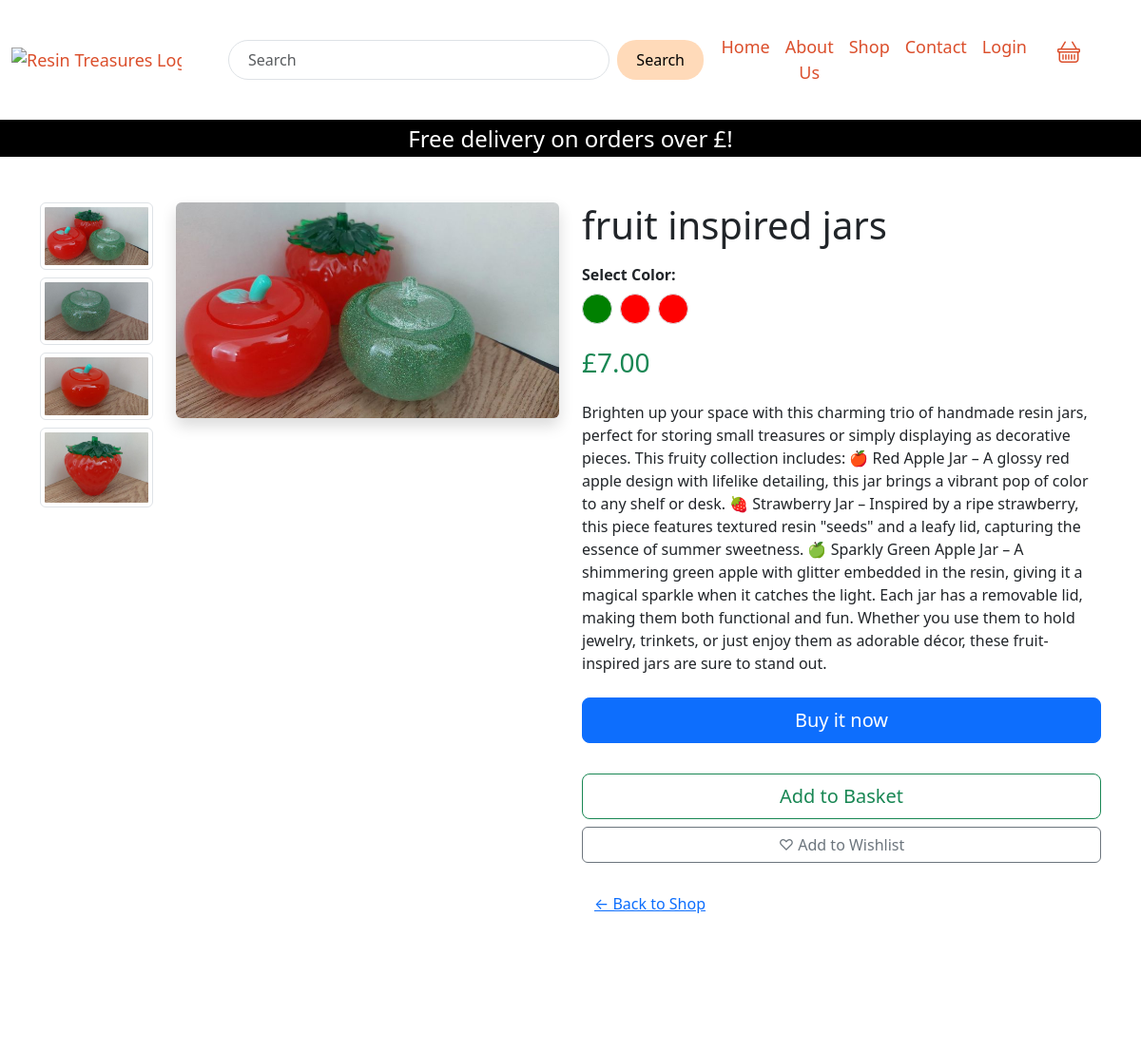
/product/1/, run on the app's committed database.
### store/models.py (models this page shows, shortened)
class ProductVariant(models.Model):
    product = models.ForeignKey(Product, related_name='variants', on_delete=models.CASCADE)
    image = models.ImageField(upload_to='variants/')
    description = models.TextField()
    color = models.CharField(max_length=50, blank=True)
    price = models.DecimalField(max_digits=10, decimal_places=2, default=0.00)
    thumbnail = ImageSpecField(
        source='image',
        processors=[ResizeToFill(250, 250)],
        format='JPG',
        options={'quality': 85}
    )

class Product(models.Model):
    name = models.CharField(max_length=100)
    categories = models.ManyToManyField(Category)

### store/views.py (the view)
# urls.py: path('product/<int:pk>/', views.product_detail, name='product_detail'),
def product_detail(request, pk):
    product = get_object_or_404(Product, pk=pk)
    variants = product.variants.all()
    for variant in variants:
        if variant.color:
            color_str = variant.color.lower().replace(' and ', ',')
            variant.color_list = [c.strip() for c in color_str.split(',') if c.strip()]
        else:
            variant.color_list = []
    return render(request, 'store/product_detail.html', {
        'product': product,
        'variants': variants
    })

### store/templates/store/product_detail.html (shortened to what this page needs)
{% extends 'base.html' %}
{% load static %}
{% block content %}
<div class="container py-5">
  <div class="row">
    <div class="col-md-6">
      <div class="row">
        <div class="col-3">
          {% for variant in variants %}
            {% if variant.image %}
              <img
                src="{{ variant.image.url }}"
                class="img-thumbnail mb-2 thumb"
                style="cursor: pointer;"
                onclick="switchVariant('{{ variant.image.url }}', '{{ variant.price }}', '{{ variant.description|escapejs }}')"
                alt="Thumbnail for {{ variant.color }}"
              >
            {% endif %}
          {% endfor %}
        </div>
        <div class="col-9 text-center">
          {% if variants and variants.0.image %}
            <img id="main-image" src="{{ variants.0.image.url }}" class="img-fluid rounded shadow" style="max-height: 400px;" alt="{{ product.name }}">
          {% else %}
            <img id="main-image" src="{% static 'images/no-image.png' %}" class="img-fluid rounded shadow" style="max-height: 400px;" alt="No image">
          {% endif %}
        </div>
      </div>
    </div>
    <div class="col-md-6">
      <h1 class="mb-3">{{ product.name }}</h1>
<div class="mb-4">
  <strong>Select Color:</strong>
  <div class="d-flex flex-wrap gap-2 mt-2">
    {% for variant in variants %}
      {% if variant.color_list %}
        <button
          class="border rounded-circle"
          style="
            width: 32px;
            height: 32px;
            background:
              {% if variant.color_list|length > 1 %}
                linear-gradient(to right, {{ variant.color_list.0 }}, {{ variant.color_list.1 }});
              {% else %}
                {{ variant.color_list.0 }};
              {% endif %}
            border: 2px solid #aaa;
          "
          title="{{ variant.color }}"
          onclick="switchVariant(
            {% if variant.image %}'{{ variant.image.url }}'{% else %}''{% endif %},
            '{{ variant.price }}',
            '{{ variant.description|escapejs }}')"
        ></button>
      {% endif %}
    {% endfor %}
  </div>
</div>
      {% if variants and variants.0.price %}
        <h3 id="variant-price" class="text-success mb-4">£{{ variants.0.price }}</h3>
      {% else %}
        <h3 class="text-success mb-4">Price not available</h3>
      {% endif %}
      {% if variants.0.description %}
        <p id="variant-description" class="mb-4">{{ variants.0.description }}</p>
      {% endif %}
      <div class="d-grid gap-2 mt-4">
        <button class="btn btn-primary btn-lg">Buy it now</button>
        <form action="{% url 'add_to_basket' product.id %}" method="post" class="d-grid gap-2 mt-4">
  <button type="submit" class="btn btn-outline-success btn-lg">Add to Basket</button>
</form>
        <button class="btn btn-outline-secondary">♡ Add to Wishlist</button>
      </div>
      <a href="{% url 'shop' %}" class="btn btn-link mt-4">&larr; Back to Shop</a>
    </div>
  </div>
</div>
{% endblock %}

### templates/base.html (shortened to what this page needs)
{% load static %}
<!DOCTYPE html>
<html lang="en">
<head>
    <link rel="stylesheet" href="{% static 'css/styles.css' %}">
    <link rel="stylesheet" href="https://cdn.jsdelivr.net/npm/bootstrap-icons@1.10.5/font/bootstrap-icons.css">
    <link href="https://cdn.jsdelivr.net/npm/bootstrap@5.3.0/dist/css/bootstrap.min.css" rel="stylesheet">
</head>
<body>
  <header>
<nav class="navbar navbar-expand-lg navbar-light bg-white">
  <div class="container-fluid">
    <div class="row w-100 align-items-center">
      <div class="col-4 col-lg-2">
        <a class="navbar-brand" href="{% url 'home' %}">
          <img src="{% static 'images/rt-logo-4.png' %}" alt="Resin Treasures Logo" class="logo">
        </a>
      </div>
      <div class="col-lg-6 d-none d-lg-block text-center">
        <form class="search-bar d-flex justify-content-center" method="get" action="{% url 'shop' %}">
          <input class="form-control me-2" type="search" placeholder="Search" name="q" value="{{ request.GET.q }}">
          <button class="btn btn-outline-secondary" type="submit">Search</button>
        </form>
      </div>
      <div class="col-8 col-lg-4 text-end">
        <div class="collapse navbar-collapse justify-content-end" id="navbarNav">
          <ul class="navbar-nav text-center ms-auto">
            <li class="nav-item"><a class="nav-link" href="{% url 'home' %}">Home</a></li>
            <li class="nav-item"><a class="nav-link" href="{% url 'about' %}">About Us</a></li>
            <li class="nav-item"><a class="nav-link" href="{% url 'shop' %}">Shop</a></li>
            <li class="nav-item"><a class="nav-link" href="{% url 'contact' %}">Contact</a></li>
            <li class="nav-item"><a class="nav-link" href="#">Login</a></li>
            <li class="nav-item"><a class="nav-link" href="{% url 'basket_summary' %}">
            <li class="nav-item"><a class="nav-link" href="{% url 'basket_summary' %}">
            <i class="bi bi-basket" style="font-size: 1.5rem;"></i></a></li>
          </ul>
        </div>
      </div>
    </div>
  </div>
</nav>
    <div id="delivery-banner" class="row text-center">
      <div class="col bg-black text-white">
        <h4 class="logo-font my-1">Free delivery on orders over £{{ free_delivery_threshold }}!</h4>
      </div>
    </div>
  </header>
  <main>
    {% block content %}
    {% endblock %}
  </main>
  <footer class="text-center mt-5">
    <p>&copy; 2025 Resin Treasures</p>
  </footer>
</body>
</html>

### store/static/css/styles.css (style rules this page uses)
.navbar { background-color: white !important; border-bottom: 2px solid black; display: flex; align-items: center; justify-content: space-between; flex-wrap: wrap; }
.navbar-nav { margin-left: auto; padding: 20px; }
.navbar-brand, .nav-link { color: #db4f2c !important; font-weight: 500; font-size: 18px !important; }
.logo { height: 70px; width: auto; object-fit: contain; margin-right: 20px; }
.search-bar { max-width: 500px; margin-left: auto; margin-right: auto; }
.search-bar input[type="search"] { border-radius: 50px; padding: 8px 20px; flex-grow: 1; }
.search-bar button { border-radius: 20px; background-color: peachpuff; color: #000; border: none; padding: 8px 20px; }
form button { font-weight: 500; cursor: pointer; background-color: peachpuff; color: #000; border: 1px solid #f2c9a5; padding: 0.75rem 1.5rem; border-radius: 8px; transition: all 0.3s ease; }

### data on the page
ProductVariant: image (picture), price "7.00", description "Brighten up your space with this charming trio of handmade resin jars, perfect for storing small treasures or simply displaying as decorative pieces. This fruity collection includes: 🍎 Red Apple Jar – A glossy red apple design with lifelike detailing, this jar brings a vibrant pop of color to any shelf or desk. 🍓 Strawberry Jar – Inspired by a ripe strawberry, this piece features textured resin \"seeds\" and a leafy lid, capturing the essence of summer sweetness. 🍏 Sparkly Green Apple Jar – A shimmering green apple with glitter embedded in the resin, giving it a magical sparkle when it catches the light. Each jar has a removable lid, making them both functional and fun. Whether you use them…"
ProductVariant: image (picture)
ProductVariant: image (picture)
ProductVariant: image (picture)
Product: name "fruit inspired jars"
